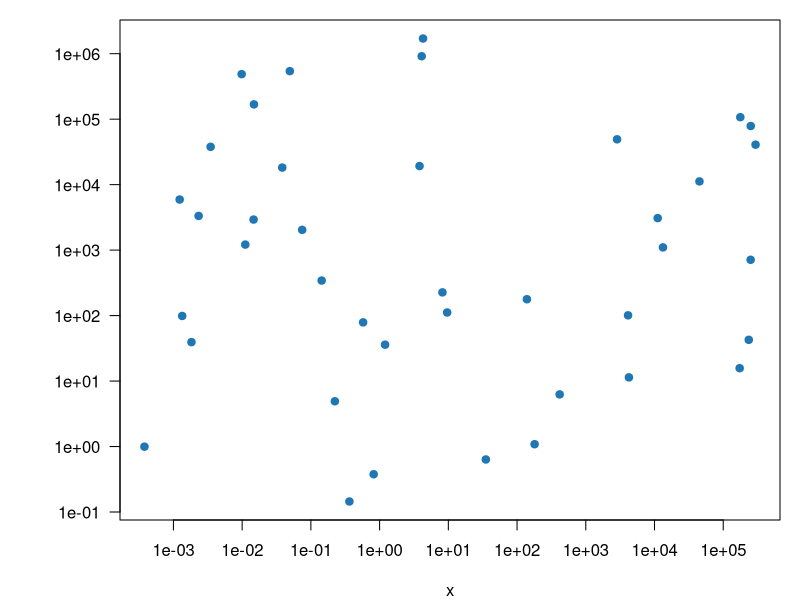
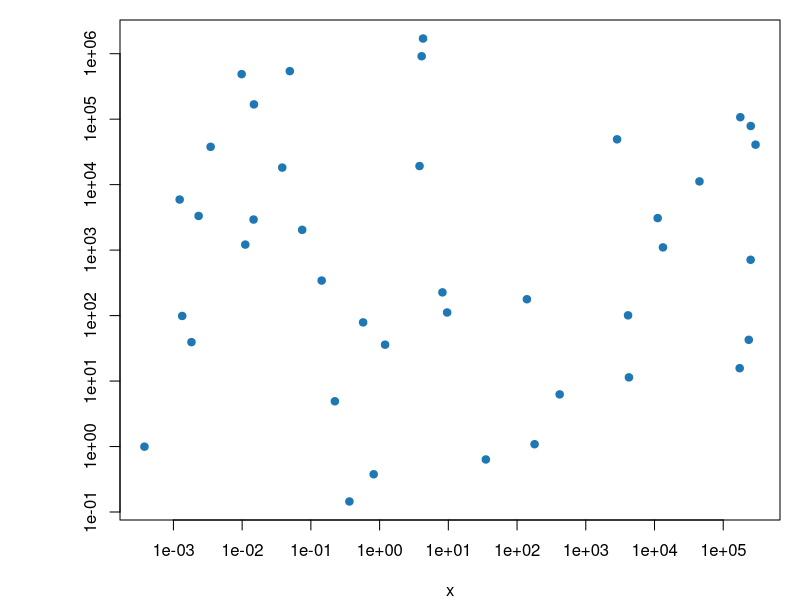
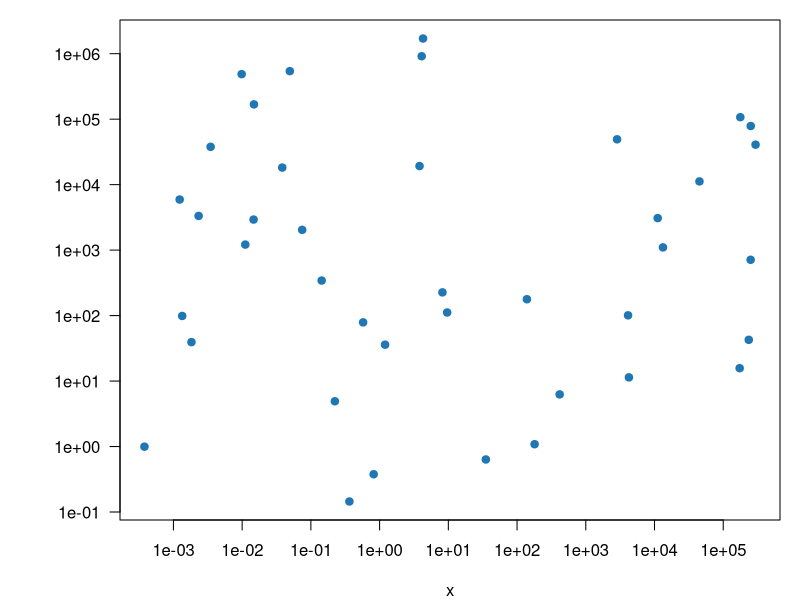
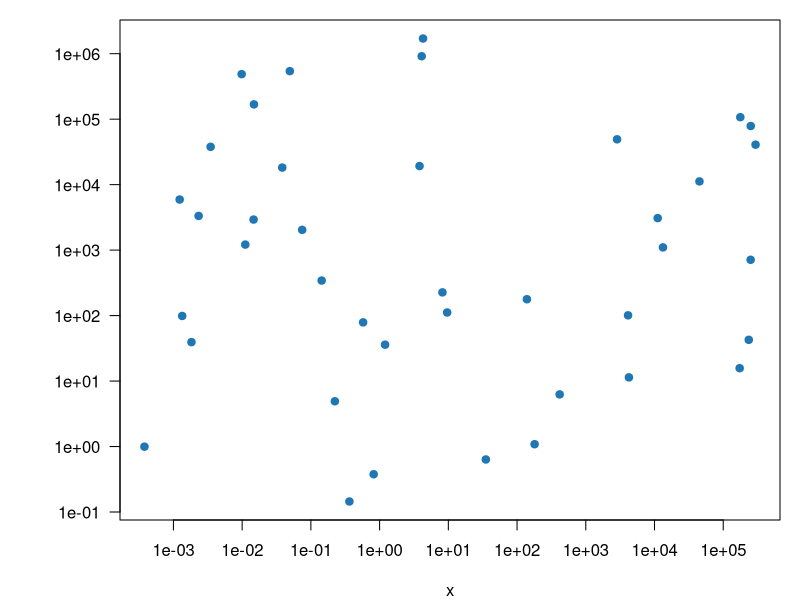
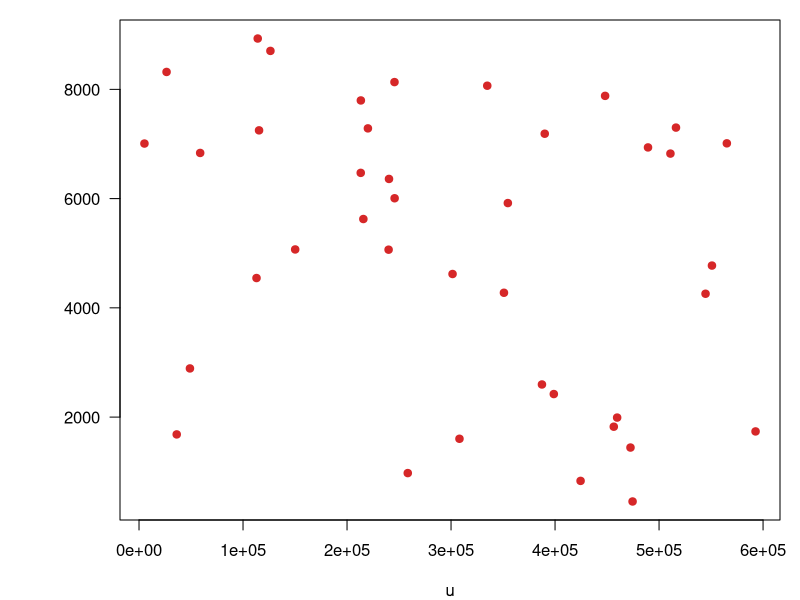
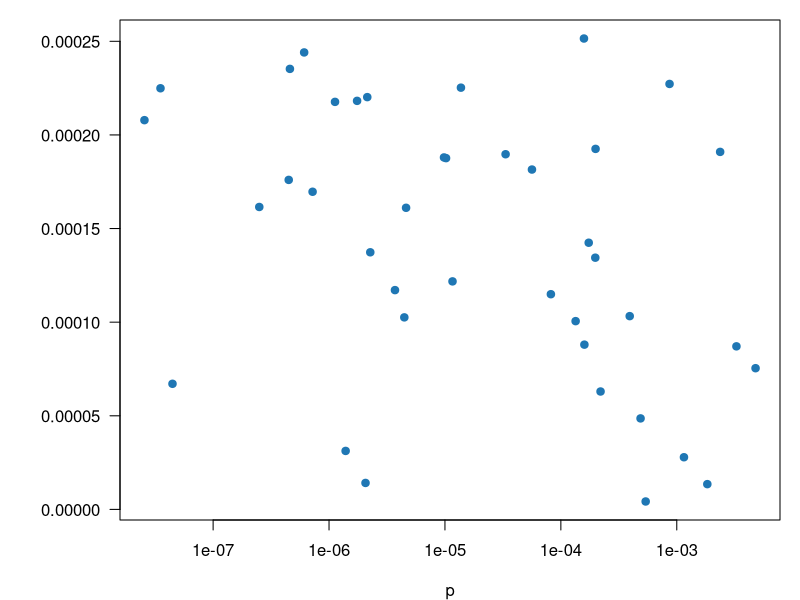
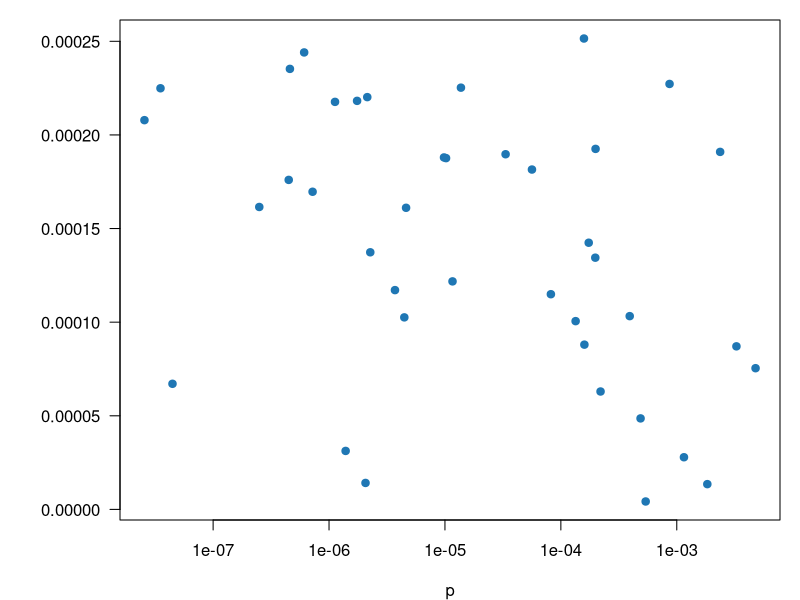
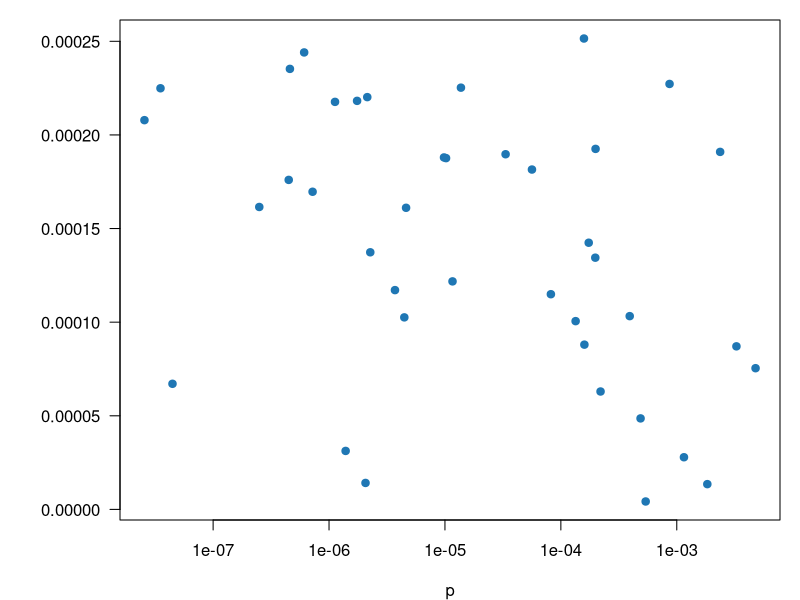

The R source for these figures, in order:
# bench-r: scatterplots drawn by R whose tick labels are in scientific notation, the two ways figures write it:
# "1e+05" (R's own, in base graphics and ggplot2; JMP's "1e+5"; Excel's "1.E+05") and "2 × 10³" (plotmath, or typed).
# Each image gets a CSV of its points in data units with the tick values in header lines, as tools/label-bench.mjs
# reads them (npm run bench:labels -- --set bench-r).
#
# Usage, from this directory: Rscript make.R   (R 4.x with ggplot2 and scales; written with R 4.6.0 on macOS, whose
# quartz device sets the text in Helvetica)

suppressMessages(library(ggplot2))
set.seed(7)
N <- 40
BLUE <- "#1f77b4"

num <- function(v) paste(trimws(formatC(v, format = "g", digits = 15)), collapse = ", ")

# the CSV beside an image: tick values (those inside the plot), scales, and the points
truth <- function(name, x, y, xticks, yticks, xlog = FALSE, ylog = FALSE) {
    lines <- c(
        paste("# x ticks:", num(xticks)), paste("# y ticks:", num(yticks)),
        paste("# x scale:", if (xlog) "log" else "linear"), paste("# y scale:", if (ylog) "log" else "linear"),
        "# source: drawn by bench-r/make.R", "x,y", paste(trimws(formatC(x, format = "g", digits = 10)), trimws(formatC(y, format = "g", digits = 10)), sep = ",")
    )
    writeLines(lines, paste0(name, ".csv"))
}

# of the values `at`, those inside the open plot (par("usr") is in log10 units on a log axis)
inside <- function(at, side) {
    usr <- par("usr")[if (side == 1) 1:2 else 3:4]
    v <- if (par(if (side == 1) "xlog" else "ylog")) log10(at) else at
    at[v >= usr[1] & v <= usr[2]]
}

# a base-graphics plot: `draw` plots and returns the tick values it gave the axes, list(x = , y = )
base <- function(name, x, y, draw, width = 640, height = 520, res = 96, mar = c(4, 6, 1, 1), xlog = FALSE, ylog = FALSE) {
    png(paste0(name, ".png"), width = width, height = height, res = res, type = "quartz")
    par(mar = mar)
    ticks <- draw()
    truth(name, x, y, inside(ticks$x, 1), inside(ticks$y, 2), xlog, ylog)
    invisible(dev.off())
}

# a ggplot: the tick values are its scales' breaks
gg <- function(name, p, x, y, width = 6, height = 4.6, dpi = 110, xlog = FALSE, ylog = FALSE) {
    ggsave(paste0(name, ".png"), p, width = width, height = height, dpi = dpi)
    params <- ggplot_build(p)$layout$panel_params[[1]]
    breaks <- function(b, log) {
        b <- b[!is.na(b)]
        if (log) 10^b else b
    }
    truth(name, x, y, breaks(params$x$breaks, xlog), breaks(params$y$breaks, ylog), xlog, ylog)
}

# --- "1e+05": a number with its power of ten after an "e" ---

x <- 10^runif(N, -3.5, 5.5)
y <- 10^runif(N, -1.5, 6.5)
loglog <- function(las) function() {
    plot(x, y, log = "xy", pch = 19, col = BLUE, las = las, ylab = "")
    list(x = axTicks(1), y = axTicks(2))
}
# R's device as it comes (480 × 480 at 72 dpi, 12 pt: digits 9 px tall), labels upright
base("log-e-default", x, y, loglog(1), width = 480, height = 480, res = 72, xlog = TRUE, ylog = TRUE)
# … and with the y labels turned along the axis, R's default: dotscraper doesn't read turned text
base("log-e-turned", x, y, loglog(0), width = 480, height = 480, res = 72, xlog = TRUE, ylog = TRUE)
base("log-e", x, y, loglog(1), xlog = TRUE, ylog = TRUE)
base("log-e-hi", x, y, loglog(1), width = 1100, height = 900, res = 170, xlog = TRUE, ylog = TRUE)

u <- runif(N, 0, 6.2e5)
v <- runif(N, 0, 9e3)
base("linear-e", u, v, function() {
    plot(u, v, pch = 19, col = "#d62728", las = 1, ylab = "")
    list(x = axTicks(1), y = axTicks(2))
})

# small values: p-values on a log axis, and a linear axis R writes in full
p <- 10^runif(N, -7.8, -2.2)
q <- runif(N, 0, 2.6e-4)
for (res in c(72, 120, 220)) {
    base(sprintf("small-e-r%d", res), p, q, function() {
        plot(p, q, log = "x", pch = 19, col = BLUE, las = 1, ylab = "")
        list(x = axTicks(1), y = axTicks(2))
    }, width = round(6.6 * res), height = round(5.4 * res), res = res, xlog = TRUE)
}

# as other programs write it: Excel's "2.E+05" and "2.0E+03", and JMP's "1e-7" and "2e+3"
atu <- c(0, 2e5, 4e5, 6e5)
atv <- c(0, 2e3, 4e3, 6e3, 8e3)
base("excel-E", u, v, function() {
    plot(u, v, pch = 19, col = "#9467bd", xlab = "u", ylab = "", axes = FALSE)
    axis(1, at = atu, labels = c("0.E+00", "2.E+05", "4.E+05", "6.E+05"))
    axis(2, at = atv, labels = c("0.0E+00", "2.0E+03", "4.0E+03", "6.0E+03", "8.0E+03"), las = 1)
    box()
    list(x = atu, y = atv)
}, width = 700)
atp <- 10^(-8:-2)
base("jmp-e", p, v, function() {
    plot(p, v, log = "x", pch = 19, col = "#8c564b", xlab = "p", ylab = "", axes = FALSE)
    axis(1, at = atp, labels = sprintf("1e-%d", 8:2))
    axis(2, at = atv, labels = c("0", "2e+3", "4e+3", "6e+3", "8e+3"), las = 1)
    box()
    list(x = atp, y = atv)
}, width = 700, xlog = TRUE)

gg("gg-linear-e", ggplot(data.frame(u, w = v * 1e5), aes(u, w)) + geom_point(colour = "#9467bd", size = 2.5) + theme_bw(), u, v * 1e5)
gg("gg-log-e", ggplot(data.frame(x, y), aes(x, y)) + geom_point(colour = "#2ca02c", size = 2.5) + scale_x_log10(breaks = 10^(-3:5)) +
    scale_y_log10(breaks = 10^(-1:6)) + theme_classic(), x, y, width = 7, dpi = 150, xlog = TRUE, ylog = TRUE)
gg("gg-log-e-bw", ggplot(data.frame(x, y), aes(x, y)) + geom_point(colour = "#2ca02c", size = 2.5) + scale_x_log10() + scale_y_log10() + theme_bw(),
    x, y, xlog = TRUE, ylog = TRUE)

# --- "2 × 10³": a number times a power of ten ---

# plotmath below (the sign from the Symbol font, on the baseline), typed text beside (Helvetica's "×" and "³")
for (res in c(72, 96, 144, 220)) {
    base(sprintf("times-r%d", res), u, v, function() {
        plot(u, v, pch = 19, col = "#ff7f0e", xlab = "u", ylab = "", axes = FALSE)
        axis(1, at = atu, labels = expression(0, 2 %*% 10^5, 4 %*% 10^5, 6 %*% 10^5))
        axis(2, at = atv, labels = c("0", "2 × 10³", "4 × 10³", "6 × 10³", "8 × 10³"), las = 1)
        box()
        list(x = atu, y = atv)
    }, width = round(6.6 * res), height = round(5.4 * res), res = res)
}
# a log axis with 1 and 3 times each power
atl <- c(1e2, 3e2, 1e3, 3e3, 1e4, 3e4)
xl <- 10^runif(N, 2, 4.5)
base("times-log", xl, v, function() {
    plot(xl, v, log = "x", pch = 19, col = "#8c564b", xlab = "x", ylab = "", axes = FALSE)
    axis(1, at = atl, labels = expression(1 %*% 10^2, 3 %*% 10^2, 1 %*% 10^3, 3 %*% 10^3, 1 %*% 10^4, 3 %*% 10^4))
    axis(2, at = atv, las = 1)
    box()
    list(x = atl, y = atv)
}, width = 760, xlog = TRUE)
# decimals before the sign, and the letter x typed for it
atd <- c(0, 1.5e5, 3e5, 4.5e5, 6e5)
base("times-x", u, v, function() {
    plot(u, v, pch = 19, col = "#2ca02c", xlab = "u", ylab = "", axes = FALSE)
    axis(1, at = atd, labels = expression(0, 1.5 %*% 10^5, 3 %*% 10^5, 4.5 %*% 10^5, 6 %*% 10^5))
    axis(2, at = atv, labels = c("0", "2 x 10³", "4 x 10³", "6 x 10³", "8 x 10³"), las = 1)
    box()
    list(x = atd, y = atv)
}, width = 700)

parsed <- function(text) scales::label_parse()(text)
times <- ggplot(data.frame(u, v), aes(u, v)) + geom_point(colour = "#17becf", size = 2.5) +
    scale_x_continuous(breaks = atu, labels = parsed(c("0", "2 %*% 10^5", "4 %*% 10^5", "6 %*% 10^5"))) +
    scale_y_continuous(breaks = atv, labels = parsed(c("0", "2 %*% 10^3", "4 %*% 10^3", "6 %*% 10^3", "8 %*% 10^3")))
gg("gg-times-bw", times + theme_bw(), u, v)
gg("gg-times", times + theme_classic(), u, v, dpi = 150)
